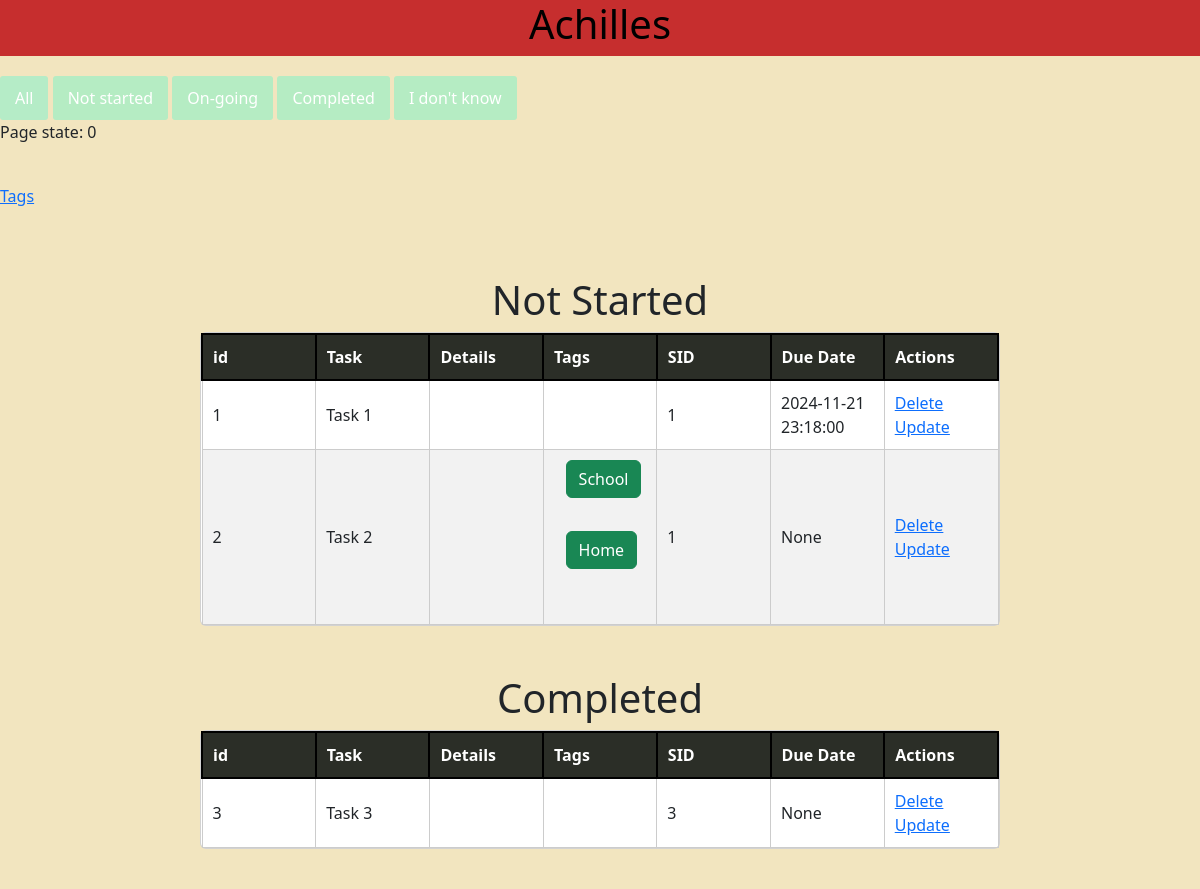
Before: / (upper part) with the older database file.
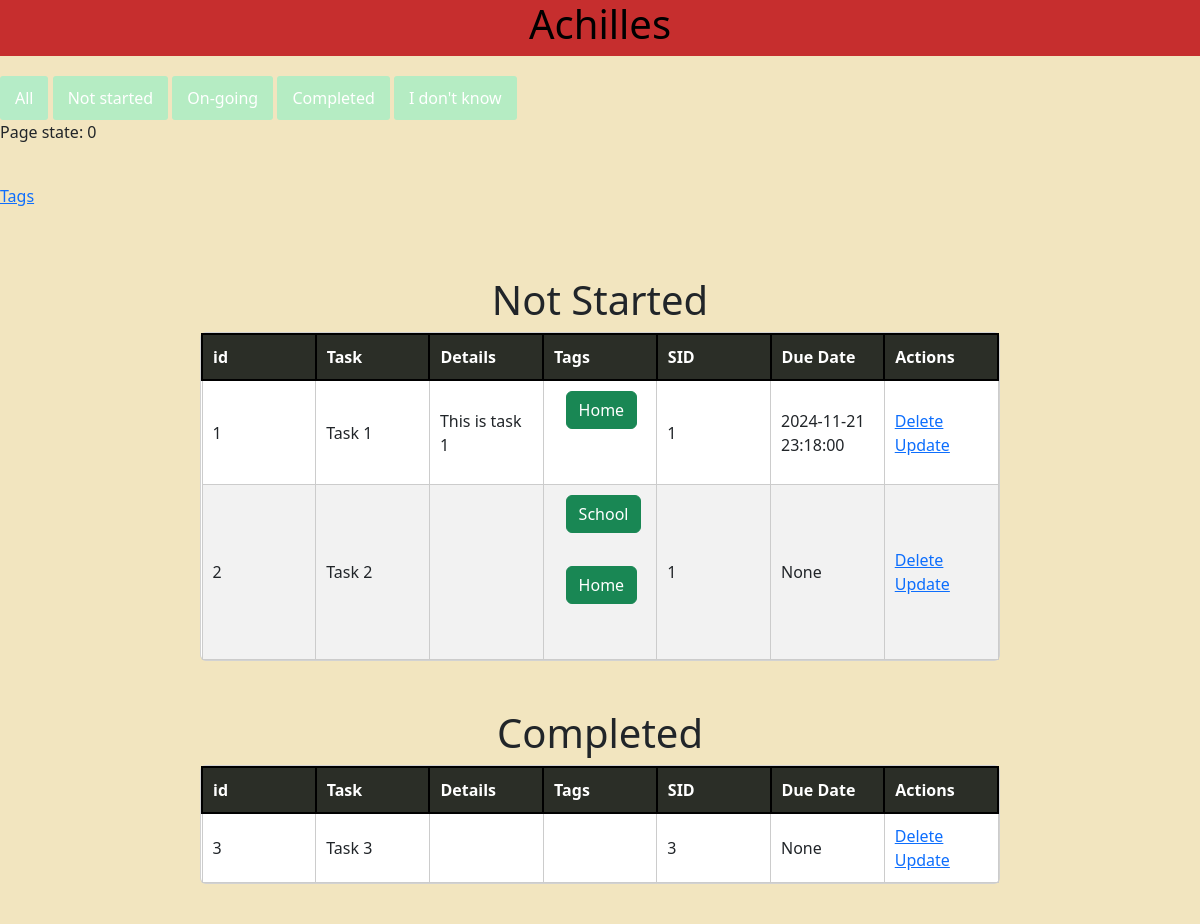
After: the same page with the newer database file.
### tables this page shows
CREATE TABLE Tasks (
    TID INTEGER PRIMARY KEY AUTOINCREMENT,
    Name VARCHAR(255) NOT NULL DEFAULT 'no name',
    Details VARCHAR(255) DEFAULT NULL,
    SID INTEGER DEFAULT 0 NOT NULL,
    DueDate datetime,
    FOREIGN KEY (SID) REFERENCES Statuses(SID)
);

CREATE TABLE TaskTags (
    TaskID INTEGER,
    TagID INTEGER,
    PRIMARY KEY (TaskID, TagID),
    FOREIGN KEY (TaskID) REFERENCES Tasks(TID),
    FOREIGN KEY (TagID) REFERENCES Tags(TID)
);

CREATE TABLE Tags (
    TID INTEGER PRIMARY KEY AUTOINCREMENT,
    Name VARCHAR(255) UNIQUE
);

### app.py (the view)
@app.route('/', methods=['POST', 'GET'])
def index():
    if request.method == "POST":
        return IndexPost(request.form)
    else:
        return IndexGet()

### app.py (called while the page is built)
def get_girl():
    return "https://pic.re/image?max_size=1023"

def rjson():
    with open("data.json", "r") as f:
        data = json.load(f)
    return data

def IndexGet():
    init()
    alt = raww("SELECT * FROM Tasks WHERE DueDate BETWEEN datetime('now', 'localtime') AND datetime('now','+7 day','localtime')")
    nstart = raww("SELECT * FROM Tasks WHERE SID = 1")
    doing = raww("SELECT * FROM Tasks WHERE SID = 2")
    com = raww("SELECT * FROM Tasks WHERE SID = 3")
    idk = raww("SELECT * FROM Tasks WHERE SID = 4")
    tags = raww("SELECT * FROM Tags")
    status = raww("SELECT * FROM Statuses")
    tt = raww("SELECT * FROM TaskTags")
    data = rjson()
    last = data["reset"]
    page = data["page"]
    return render_template('index.html', alt=alt, nstart = nstart, doing=doing, com = com, idk=idk, url=get_girl(), tags=tags, status=status, last=last, tt=tt, page=page)

### db.py (called while the page is built)
def ins(a, b):
    q = f"SELECT 1 FROM {b} WHERE EXISTS (SELECT * FROM {b} WHERE Name = ?)"
    res = cur.execute(q, (a,))
    t = res.fetchall()
    if len(t)==0:
        q = f"INSERT INTO {b} (Name) VALUES (?)"
        cur.execute(q, (a,))
    con.commit()
    return ""

def init():
    for i in tables:
        cur.execute(tablemap[i])
    con.commit()
    lt = ["Not started", "On-going", "Completed", "I don\'t know"]
    for i in lt:
        ins(i, "Statuses")
    lt = ["School", "Home"]
    for i in lt:
        ins(i, "Tags")

def raww(query):
    res = cur.execute(query)
    res = res.fetchall()
    con.commit()
    return res

### templates/index.html (shortened to what this page needs)
{% extends 'base.html' %}
{% block body %}
<form action="/" method="POST">
    <input type="submit" style="background-color:rgba(0, 255, 221, 0.254);" name="page" value="All">
    <input type="submit" style="background-color:rgba(0, 255, 204, 0.254);" name="page" value="Not started">
    <input type="submit" style="background-color:rgb(0, 255, 204, 0.254);" name="page" value="On-going">
    <input type="submit" style="background-color:rgb(0, 255, 204, 0.254);" name="page" value="Completed">
    <input type="submit" style="background-color:rgb(0, 255, 204, 0.254);" name="page" value="I don't know">
</form>
<p>Page state: {{page}}</p>
<br/>
<a href="/tags">Tags</a>
<div class="content pt-5">
    {% if nstart != [] and (page == 0 or page == 1) %}
    <h1>Not Started</h1>
    <div class="card">
        <table id="demo" style="table-layout: fixed; width:100%;">
            <tr>
                <th>id</th>
                <th>Task</th>
                <th>Details</th>
                <th>Tags</th>
                <th>SID</th>
                <th>Due Date</th>
                <th>Actions</th>
            </tr>
            {% for i in nstart %}
            <tr>
                <td>{{i[0]}}</td>
                <td>{{i[1]}}</td>
                <td>{{i[2]}}</td>
                <td>
                    <div class="container">
                        {% for j in tt%}
                        {% if i[0] ==j[0]%}
                        <button type="button" class="btn btn-success">{{tags[j[1]-1][1]}}</button>
                        <br />
                        <br />
                        {% endif %}
                        {% endfor %}
                    </div>
                </td>
                <td>{{i[3]}}</td>
                <td>{{i[4]}}</td>
                <td>
                    <a href="/delete/{{i[0]}}" onclick="return confirm('Are you sure?')">Delete</a>
                    <br>
                    <a href="/update/{{i[0]}}">Update</a>
                </td>
            </tr>
            {% endfor %}
        </table>
    </div>
    {% endif %}
    <br />
    <br />
    {% if com != [] and (page == 0 or page == 3) %}
    <h1>Completed</h1>
    <div class="card">
        <table id="demo" style="table-layout: fixed; width: 100%;">
            <tr>
                <th>id</th>
                <th>Task</th>
                <th>Details</th>
                <th>Tags</th>
                <th>SID</th>
                <th>Due Date</th>
                <th>Actions</th>
            </tr>
            {% for i in com %}
            <tr>
                <td>{{i[0]}}</td>
                <td>{{i[1]}}</td>
                <td>{{i[2]}}</td>
                <td>
                </td>
                <td>{{i[3]}}</td>
                <td>{{i[4]}}</td>
                <td>
                    <a href="/delete/{{i[0]}}" onclick="return confirm('Are you sure?')">Delete</a>
                    <br>
                    <a href="/update/{{i[0]}}">Update</a>
                </td>
            </tr>
            {% endfor %}
        </table>
    </div>
    {% endif %}
    <br />
    <br />
    <br />
    <br />
</div>
<br />
{% endblock %}

### templates/base.html (shortened to what this page needs)
<!doctype html>
<html lang="en">
<head>
    <link rel="stylesheet" href="{{ url_for('static', filename='css/main.css') }}">
    <link href="https://cdn.jsdelivr.net/npm/bootstrap@5.3.3/dist/css/bootstrap.min.css" rel="stylesheet">
</head>
<body>
    <div style="background-color: #C62E2E;">
        <h1 class="center"><a style="text-decoration: none; color:black" href="/">Achilles</a></h1>
    </div>
    <div style=" background-color: #F2E5BF">
        {% block body %}{% endblock %}
    </div>
</body>
</html>

### static/css/main.css (style rules this page uses)
body { font-family: "Roboto", Arial, sans-serif; margin: 0; padding: 0; text-rendering: optimizeLegibility; display: flex; flex-direction: column; justify-content: center; }
.content { max-width: 70%; margin: 20px auto; padding: 20px; }
h1 { text-align: center; margin-bottom: 20px; }
table { width: 100%; border-collapse: collapse; }
th, td { border: 1px solid #ccc; padding: 8px; text-align: left; }
th { background-color: #f2f2f2; }
form { margin-top: 20px; }
input[type="submit"] { padding: 10px 15px; background-color: #4caf50; color: white; border: none; cursor: pointer; border-radius: 3px; }
a { text-decoration: none; color: #333; }
.center { display: block; margin-left: auto; margin-right: auto; width: 50%; }
.container { display: block; position: relative; padding-left: 35px; margin-bottom: 12px; cursor: pointer; font-size: 22px; -webkit-user-select: none; -moz-user-select: none; -ms-user-select: none; user-select: none; }
#demo { width: 400px; order-collapse: collapse; }
#demo tr:nth-child(odd) { background: #f2f2f2; }
#demo td, #demo th { text-align: left; padding: 10px; border: 1px solid #ccc; }
#demo th { color: #fff; background: #2b2e27; border: 2px solid black; border-collapse: collapse; }
button { height: 55% }

Changed rows visible on the page:
changed Tasks "Task 1": Details (not shown) → "This is task 1"
added TaskTags: TagID.Name "Home", shown under Tasks "Task 1"
